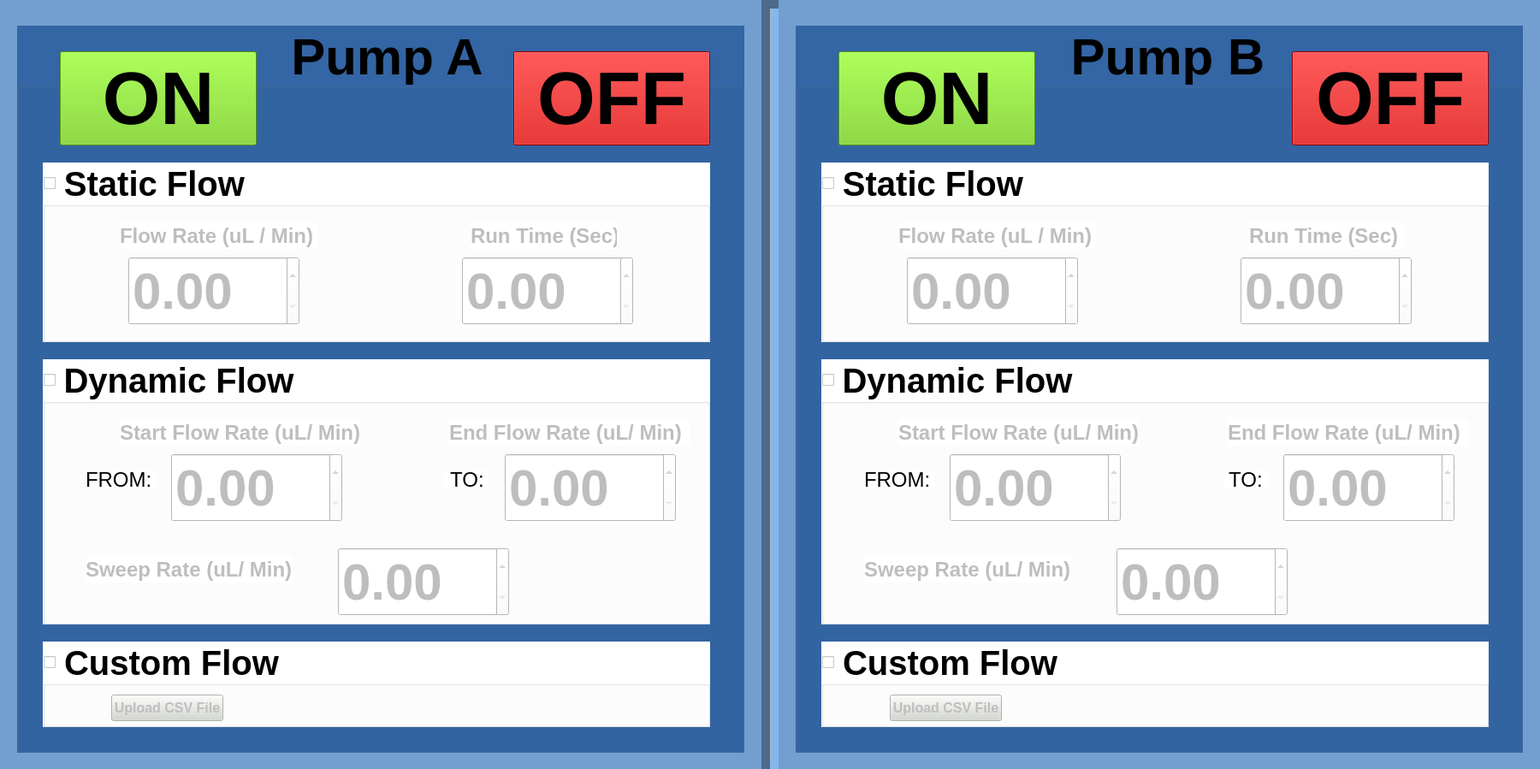
<?xml version="1.0" encoding="UTF-8"?>
<ui version="4.0">
 <class>MainWindow</class>
 <widget class="QMainWindow" name="MainWindow">
  <property name="geometry">
   <rect>
    <x>0</x>
    <y>0</y>
    <width>1800</width>
    <height>899</height>
   </rect>
  </property>
  <property name="maximumSize">
   <size>
    <width>1800</width>
    <height>900</height>
   </size>
  </property>
  <property name="palette">
   <palette>
    <active>
     <colorrole role="Button">
      <brush brushstyle="SolidPattern">
       <color alpha="255">
        <red>114</red>
        <green>159</green>
        <blue>207</blue>
       </color>
      </brush>
     </colorrole>
     <colorrole role="Base">
      <brush brushstyle="SolidPattern">
       <color alpha="255">
        <red>114</red>
        <green>159</green>
        <blue>207</blue>
       </color>
      </brush>
     </colorrole>
     <colorrole role="Window">
      <brush brushstyle="SolidPattern">
       <color alpha="255">
        <red>114</red>
        <green>159</green>
        <blue>207</blue>
       </color>
      </brush>
     </colorrole>
    </active>
    <inactive>
     <colorrole role="Button">
      <brush brushstyle="SolidPattern">
       <color alpha="255">
        <red>114</red>
        <green>159</green>
        <blue>207</blue>
       </color>
      </brush>
     </colorrole>
     <colorrole role="Base">
      <brush brushstyle="SolidPattern">
       <color alpha="255">
        <red>114</red>
        <green>159</green>
        <blue>207</blue>
       </color>
      </brush>
     </colorrole>
     <colorrole role="Window">
      <brush brushstyle="SolidPattern">
       <color alpha="255">
        <red>114</red>
        <green>159</green>
        <blue>207</blue>
       </color>
      </brush>
     </colorrole>
    </inactive>
    <disabled>
     <colorrole role="Button">
      <brush brushstyle="SolidPattern">
       <color alpha="255">
        <red>114</red>
        <green>159</green>
        <blue>207</blue>
       </color>
      </brush>
     </colorrole>
     <colorrole role="Base">
      <brush brushstyle="SolidPattern">
       <color alpha="255">
        <red>114</red>
        <green>159</green>
        <blue>207</blue>
       </color>
      </brush>
     </colorrole>
     <colorrole role="Window">
      <brush brushstyle="SolidPattern">
       <color alpha="255">
        <red>114</red>
        <green>159</green>
        <blue>207</blue>
       </color>
      </brush>
     </colorrole>
    </disabled>
   </palette>
  </property>
  <property name="windowTitle">
   <string>MainWindow</string>
  </property>
  <property name="autoFillBackground">
   <bool>false</bool>
  </property>
  <property name="styleSheet">
   <string notr="true">background-color: rgb(114, 159, 207);</string>
  </property>
  <widget class="QWidget" name="centralWidget">
   <property name="font">
    <font>
     <kerning>true</kerning>
    </font>
   </property>
   <property name="autoFillBackground">
    <bool>false</bool>
   </property>
   <property name="styleSheet">
    <string notr="true">background-color: rgb(114, 159, 207);</string>
   </property>
   <widget class="QGroupBox" name="Pump_A">
    <property name="geometry">
     <rect>
      <x>20</x>
      <y>30</y>
      <width>850</width>
      <height>850</height>
     </rect>
    </property>
    <property name="maximumSize">
     <size>
      <width>850</width>
      <height>850</height>
     </size>
    </property>
    <property name="palette">
     <palette>
      <active>
       <colorrole role="Button">
        <brush brushstyle="SolidPattern">
         <color alpha="255">
          <red>52</red>
          <green>101</green>
          <blue>164</blue>
         </color>
        </brush>
       </colorrole>
       <colorrole role="Base">
        <brush brushstyle="SolidPattern">
         <color alpha="255">
          <red>52</red>
          <green>101</green>
          <blue>164</blue>
         </color>
        </brush>
       </colorrole>
       <colorrole role="Window">
        <brush brushstyle="SolidPattern">
         <color alpha="255">
          <red>52</red>
          <green>101</green>
          <blue>164</blue>
         </color>
        </brush>
       </colorrole>
      </active>
      <inactive>
       <colorrole role="Button">
        <brush brushstyle="SolidPattern">
         <color alpha="255">
          <red>52</red>
          <green>101</green>
          <blue>164</blue>
         </color>
        </brush>
       </colorrole>
       <colorrole role="Base">
        <brush brushstyle="SolidPattern">
         <color alpha="255">
          <red>52</red>
          <green>101</green>
          <blue>164</blue>
         </color>
        </brush>
       </colorrole>
       <colorrole role="Window">
        <brush brushstyle="SolidPattern">
         <color alpha="255">
          <red>52</red>
          <green>101</green>
          <blue>164</blue>
         </color>
        </brush>
       </colorrole>
      </inactive>
      <disabled>
       <colorrole role="Button">
        <brush brushstyle="SolidPattern">
         <color alpha="255">
          <red>52</red>
          <green>101</green>
          <blue>164</blue>
         </color>
        </brush>
       </colorrole>
       <colorrole role="Base">
        <brush brushstyle="SolidPattern">
         <color alpha="255">
          <red>52</red>
          <green>101</green>
          <blue>164</blue>
         </color>
        </brush>
       </colorrole>
       <colorrole role="Window">
        <brush brushstyle="SolidPattern">
         <color alpha="255">
          <red>52</red>
          <green>101</green>
          <blue>164</blue>
         </color>
        </brush>
       </colorrole>
      </disabled>
     </palette>
    </property>
    <property name="font">
     <font>
      <pointsize>45</pointsize>
      <weight>75</weight>
      <bold>true</bold>
     </font>
    </property>
    <property name="mouseTracking">
     <bool>false</bool>
    </property>
    <property name="focusPolicy">
     <enum>Qt::StrongFocus</enum>
    </property>
    <property name="acceptDrops">
     <bool>false</bool>
    </property>
    <property name="layoutDirection">
     <enum>Qt::LeftToRight</enum>
    </property>
    <property name="autoFillBackground">
     <bool>false</bool>
    </property>
    <property name="styleSheet">
     <string notr="true">background-color: rgb(52, 101, 164);
</string>
    </property>
    <property name="title">
     <string>Pump A</string>
    </property>
    <property name="alignment">
     <set>Qt::AlignHCenter|Qt::AlignTop</set>
    </property>
    <property name="flat">
     <bool>true</bool>
    </property>
    <property name="checkable">
     <bool>false</bool>
    </property>
    <property name="checked">
     <bool>false</bool>
    </property>
    <widget class="QGroupBox" name="staticFlow_pumpA">
     <property name="geometry">
      <rect>
       <x>30</x>
       <y>160</y>
       <width>780</width>
       <height>210</height>
      </rect>
     </property>
     <property name="font">
      <font>
       <pointsize>30</pointsize>
       <weight>75</weight>
       <bold>true</bold>
       <kerning>true</kerning>
      </font>
     </property>
     <property name="styleSheet">
      <string notr="true">background-color: rgb(255, 255, 255);</string>
     </property>
     <property name="title">
      <string>Static Flow</string>
     </property>
     <property name="alignment">
      <set>Qt::AlignLeading|Qt::AlignLeft|Qt::AlignVCenter</set>
     </property>
     <property name="checkable">
      <bool>true</bool>
     </property>
     <property name="checked">
      <bool>false</bool>
     </property>
     <widget class="QLabel" name="labelStatic_flowRate_pumpA">
      <property name="geometry">
       <rect>
        <x>90</x>
        <y>70</y>
        <width>231</width>
        <height>31</height>
       </rect>
      </property>
      <property name="font">
       <font>
        <pointsize>18</pointsize>
        <weight>75</weight>
        <bold>true</bold>
       </font>
      </property>
      <property name="text">
       <string>Flow Rate (uL / Min)</string>
      </property>
     </widget>
     <widget class="QLabel" name="labelStatic_runTime_pumpA">
      <property name="geometry">
       <rect>
        <x>500</x>
        <y>70</y>
        <width>171</width>
        <height>31</height>
       </rect>
      </property>
      <property name="font">
       <font>
        <pointsize>18</pointsize>
        <weight>75</weight>
        <bold>true</bold>
       </font>
      </property>
      <property name="text">
       <string>Run Time (Sec)</string>
      </property>
     </widget>
     <widget class="QDoubleSpinBox" name="flow_rate_pumpA">
      <property name="geometry">
       <rect>
        <x>100</x>
        <y>110</y>
        <width>200</width>
        <height>80</height>
       </rect>
      </property>
      <property name="font">
       <font>
        <pointsize>45</pointsize>
        <weight>75</weight>
        <bold>true</bold>
       </font>
      </property>
      <property name="maximum">
       <double>12000.000000000000000</double>
      </property>
      <property name="singleStep">
       <double>0.010000000000000</double>
      </property>
     </widget>
     <widget class="QDoubleSpinBox" name="run_time_pumpA">
      <property name="geometry">
       <rect>
        <x>490</x>
        <y>110</y>
        <width>200</width>
        <height>80</height>
       </rect>
      </property>
      <property name="font">
       <font>
        <pointsize>45</pointsize>
        <weight>75</weight>
        <bold>true</bold>
       </font>
      </property>
      <property name="maximum">
       <double>12000.000000000000000</double>
      </property>
      <property name="singleStep">
       <double>0.010000000000000</double>
      </property>
     </widget>
    </widget>
    <widget class="QGroupBox" name="dynamicFlow_pumpA">
     <property name="geometry">
      <rect>
       <x>30</x>
       <y>390</y>
       <width>780</width>
       <height>310</height>
      </rect>
     </property>
     <property name="palette">
      <palette>
       <active>
        <colorrole role="Button">
         <brush brushstyle="SolidPattern">
          <color alpha="255">
           <red>255</red>
           <green>255</green>
           <blue>255</blue>
          </color>
         </brush>
        </colorrole>
        <colorrole role="Base">
         <brush brushstyle="SolidPattern">
          <color alpha="255">
           <red>255</red>
           <green>255</green>
           <blue>255</blue>
          </color>
         </brush>
        </colorrole>
        <colorrole role="Window">
         <brush brushstyle="SolidPattern">
          <color alpha="255">
           <red>255</red>
           <green>255</green>
           <blue>255</blue>
          </color>
         </brush>
        </colorrole>
       </active>
       <inactive>
        <colorrole role="Button">
         <brush brushstyle="SolidPattern">
          <color alpha="255">
           <red>255</red>
           <green>255</green>
           <blue>255</blue>
          </color>
         </brush>
        </colorrole>
        <colorrole role="Base">
         <brush brushstyle="SolidPattern">
          <color alpha="255">
           <red>255</red>
           <green>255</green>
           <blue>255</blue>
          </color>
         </brush>
        </colorrole>
        <colorrole role="Window">
         <brush brushstyle="SolidPattern">
          <color alpha="255">
           <red>255</red>
           <green>255</green>
           <blue>255</blue>
          </color>
         </brush>
        </colorrole>
       </inactive>
       <disabled>
        <colorrole role="Button">
         <brush brushstyle="SolidPattern">
          <color alpha="255">
           <red>255</red>
           <green>255</green>
           <blue>255</blue>
          </color>
         </brush>
        </colorrole>
        <colorrole role="Base">
         <brush brushstyle="SolidPattern">
          <color alpha="255">
           <red>255</red>
           <green>255</green>
           <blue>255</blue>
          </color>
         </brush>
        </colorrole>
        <colorrole role="Window">
         <brush brushstyle="SolidPattern">
          <color alpha="255">
           <red>255</red>
           <green>255</green>
           <blue>255</blue>
          </color>
         </brush>
        </colorrole>
       </disabled>
      </palette>
     </property>
     <property name="font">
      <font>
       <pointsize>30</pointsize>
       <weight>75</weight>
       <bold>true</bold>
      </font>
     </property>
     <property name="styleSheet">
      <string notr="true">background-color: rgb(255, 255, 255);</string>
     </property>
     <property name="title">
      <string>Dynamic Flow</string>
     </property>
     <property name="checkable">
      <bool>true</bool>
     </property>
     <property name="checked">
      <bool>false</bool>
     </property>
     <widget class="QLabel" name="labelDynamic_from_pumpA">
      <property name="geometry">
       <rect>
        <x>50</x>
        <y>130</y>
        <width>81</width>
        <height>21</height>
       </rect>
      </property>
      <property name="font">
       <font>
        <pointsize>18</pointsize>
        <weight>50</weight>
        <bold>false</bold>
       </font>
      </property>
      <property name="styleSheet">
       <string notr="true">color: rgb(0, 0, 0);</string>
      </property>
      <property name="text">
       <string>FROM:</string>
      </property>
     </widget>
     <widget class="QLabel" name="labelDynamic_to_pumpA">
      <property name="geometry">
       <rect>
        <x>470</x>
        <y>130</y>
        <width>51</width>
        <height>21</height>
       </rect>
      </property>
      <property name="font">
       <font>
        <pointsize>18</pointsize>
        <weight>50</weight>
        <bold>false</bold>
       </font>
      </property>
      <property name="styleSheet">
       <string notr="true">color: rgb(0, 0, 0);</string>
      </property>
      <property name="text">
       <string> TO:</string>
      </property>
     </widget>
     <widget class="QLabel" name="labelDynamic_startFRate_pumpA">
      <property name="geometry">
       <rect>
        <x>90</x>
        <y>70</y>
        <width>281</width>
        <height>31</height>
       </rect>
      </property>
      <property name="font">
       <font>
        <pointsize>18</pointsize>
        <weight>75</weight>
        <bold>true</bold>
       </font>
      </property>
      <property name="text">
       <string>Start Flow Rate (uL/ Min)</string>
      </property>
     </widget>
     <widget class="QLabel" name="labelDynamic_endFRate_pumpA">
      <property name="geometry">
       <rect>
        <x>475</x>
        <y>70</y>
        <width>281</width>
        <height>31</height>
       </rect>
      </property>
      <property name="font">
       <font>
        <pointsize>18</pointsize>
        <weight>75</weight>
        <bold>true</bold>
       </font>
      </property>
      <property name="text">
       <string>End Flow Rate (uL/ Min)</string>
      </property>
     </widget>
     <widget class="QLabel" name="labelDynamic_sweep_pumpA">
      <property name="geometry">
       <rect>
        <x>50</x>
        <y>230</y>
        <width>241</width>
        <height>31</height>
       </rect>
      </property>
      <property name="font">
       <font>
        <pointsize>18</pointsize>
        <weight>75</weight>
        <bold>true</bold>
       </font>
      </property>
      <property name="text">
       <string>Sweep Rate (uL/ Min)</string>
      </property>
     </widget>
     <widget class="QDoubleSpinBox" name="flowRate_start_pumpA">
      <property name="geometry">
       <rect>
        <x>150</x>
        <y>110</y>
        <width>200</width>
        <height>80</height>
       </rect>
      </property>
      <property name="font">
       <font>
        <pointsize>45</pointsize>
        <weight>75</weight>
        <bold>true</bold>
       </font>
      </property>
      <property name="maximum">
       <double>12000.000000000000000</double>
      </property>
      <property name="singleStep">
       <double>0.010000000000000</double>
      </property>
     </widget>
     <widget class="QDoubleSpinBox" name="flowRate_end_pumpA">
      <property name="geometry">
       <rect>
        <x>540</x>
        <y>110</y>
        <width>200</width>
        <height>80</height>
       </rect>
      </property>
      <property name="font">
       <font>
        <pointsize>45</pointsize>
        <weight>75</weight>
        <bold>true</bold>
       </font>
      </property>
      <property name="maximum">
       <double>12000.000000000000000</double>
      </property>
      <property name="singleStep">
       <double>0.010000000000000</double>
      </property>
     </widget>
     <widget class="QDoubleSpinBox" name="dynamic_sweepRate_pumpA">
      <property name="geometry">
       <rect>
        <x>345</x>
        <y>220</y>
        <width>200</width>
        <height>80</height>
       </rect>
      </property>
      <property name="font">
       <font>
        <pointsize>45</pointsize>
        <weight>75</weight>
        <bold>true</bold>
       </font>
      </property>
      <property name="maximum">
       <double>12000.000000000000000</double>
      </property>
      <property name="singleStep">
       <double>0.010000000000000</double>
      </property>
     </widget>
    </widget>
    <widget class="QGroupBox" name="customFlow_pumpA">
     <property name="geometry">
      <rect>
       <x>30</x>
       <y>720</y>
       <width>780</width>
       <height>100</height>
      </rect>
     </property>
     <property name="font">
      <font>
       <pointsize>30</pointsize>
       <weight>75</weight>
       <bold>true</bold>
      </font>
     </property>
     <property name="styleSheet">
      <string notr="true">background-color: rgb(255, 255, 255);</string>
     </property>
     <property name="title">
      <string>Custom Flow</string>
     </property>
     <property name="checkable">
      <bool>true</bool>
     </property>
     <property name="checked">
      <bool>false</bool>
     </property>
     <widget class="QPushButton" name="upload_pumpA">
      <property name="geometry">
       <rect>
        <x>80</x>
        <y>62</y>
        <width>131</width>
        <height>31</height>
       </rect>
      </property>
      <property name="font">
       <font>
        <pointsize>12</pointsize>
        <weight>75</weight>
        <bold>true</bold>
       </font>
      </property>
      <property name="styleSheet">
       <string notr="true">background-color: rgb(211, 215, 207);</string>
      </property>
      <property name="text">
       <string>Upload CSV File</string>
      </property>
     </widget>
    </widget>
    <widget class="QPushButton" name="ON_btn_pumpA">
     <property name="geometry">
      <rect>
       <x>50</x>
       <y>30</y>
       <width>230</width>
       <height>110</height>
      </rect>
     </property>
     <property name="maximumSize">
      <size>
       <width>230</width>
       <height>110</height>
      </size>
     </property>
     <property name="palette">
      <palette>
       <active>
        <colorrole role="Button">
         <brush brushstyle="SolidPattern">
          <color alpha="255">
           <red>115</red>
           <green>210</green>
           <blue>22</blue>
          </color>
         </brush>
        </colorrole>
        <colorrole role="Base">
         <brush brushstyle="SolidPattern">
          <color alpha="255">
           <red>115</red>
           <green>210</green>
           <blue>22</blue>
          </color>
         </brush>
        </colorrole>
        <colorrole role="Window">
         <brush brushstyle="SolidPattern">
          <color alpha="255">
           <red>115</red>
           <green>210</green>
           <blue>22</blue>
          </color>
         </brush>
        </colorrole>
       </active>
       <inactive>
        <colorrole role="Button">
         <brush brushstyle="SolidPattern">
          <color alpha="255">
           <red>115</red>
           <green>210</green>
           <blue>22</blue>
          </color>
         </brush>
        </colorrole>
        <colorrole role="Base">
         <brush brushstyle="SolidPattern">
          <color alpha="255">
           <red>115</red>
           <green>210</green>
           <blue>22</blue>
          </color>
         </brush>
        </colorrole>
        <colorrole role="Window">
         <brush brushstyle="SolidPattern">
          <color alpha="255">
           <red>115</red>
           <green>210</green>
           <blue>22</blue>
          </color>
         </brush>
        </colorrole>
       </inactive>
       <disabled>
        <colorrole role="Button">
         <brush brushstyle="SolidPattern">
          <color alpha="255">
           <red>115</red>
           <green>210</green>
           <blue>22</blue>
          </color>
         </brush>
        </colorrole>
        <colorrole role="Base">
         <brush brushstyle="SolidPattern">
          <color alpha="255">
           <red>115</red>
           <green>210</green>
           <blue>22</blue>
          </color>
         </brush>
        </colorrole>
        <colorrole role="Window">
         <brush brushstyle="SolidPattern">
          <color alpha="255">
           <red>115</red>
           <green>210</green>
           <blue>22</blue>
          </color>
         </brush>
        </colorrole>
       </disabled>
      </palette>
     </property>
     <property name="font">
      <font>
       <pointsize>65</pointsize>
       <weight>75</weight>
       <bold>true</bold>
      </font>
     </property>
     <property name="mouseTracking">
      <bool>true</bool>
     </property>
     <property name="focusPolicy">
      <enum>Qt::ClickFocus</enum>
     </property>
     <property name="styleSheet">
      <string notr="true">background-color: rgb(115, 210, 22);</string>
     </property>
     <property name="text">
      <string>ON</string>
     </property>
     <property name="checkable">
      <bool>false</bool>
     </property>
     <property name="checked">
      <bool>false</bool>
     </property>
     <property name="autoDefault">
      <bool>false</bool>
     </property>
     <property name="default">
      <bool>false</bool>
     </property>
     <property name="flat">
      <bool>false</bool>
     </property>
    </widget>
    <widget class="QPushButton" name="OFF_btn_pumpA">
     <property name="geometry">
      <rect>
       <x>580</x>
       <y>30</y>
       <width>230</width>
       <height>110</height>
      </rect>
     </property>
     <property name="palette">
      <palette>
       <active>
        <colorrole role="Button">
         <brush brushstyle="SolidPattern">
          <color alpha="255">
           <red>200</red>
           <green>0</green>
           <blue>0</blue>
          </color>
         </brush>
        </colorrole>
        <colorrole role="Base">
         <brush brushstyle="SolidPattern">
          <color alpha="255">
           <red>200</red>
           <green>0</green>
           <blue>0</blue>
          </color>
         </brush>
        </colorrole>
        <colorrole role="Window">
         <brush brushstyle="SolidPattern">
          <color alpha="255">
           <red>200</red>
           <green>0</green>
           <blue>0</blue>
          </color>
         </brush>
        </colorrole>
       </active>
       <inactive>
        <colorrole role="Button">
         <brush brushstyle="SolidPattern">
          <color alpha="255">
           <red>200</red>
           <green>0</green>
           <blue>0</blue>
          </color>
         </brush>
        </colorrole>
        <colorrole role="Base">
         <brush brushstyle="SolidPattern">
          <color alpha="255">
           <red>200</red>
           <green>0</green>
           <blue>0</blue>
          </color>
         </brush>
        </colorrole>
        <colorrole role="Window">
         <brush brushstyle="SolidPattern">
          <color alpha="255">
           <red>200</red>
           <green>0</green>
           <blue>0</blue>
          </color>
         </brush>
        </colorrole>
       </inactive>
       <disabled>
        <colorrole role="Button">
         <brush brushstyle="SolidPattern">
          <color alpha="255">
           <red>200</red>
           <green>0</green>
           <blue>0</blue>
          </color>
         </brush>
        </colorrole>
        <colorrole role="Base">
         <brush brushstyle="SolidPattern">
          <color alpha="255">
           <red>200</red>
           <green>0</green>
           <blue>0</blue>
          </color>
         </brush>
        </colorrole>
        <colorrole role="Window">
         <brush brushstyle="SolidPattern">
          <color alpha="255">
           <red>200</red>
           <green>0</green>
           <blue>0</blue>
          </color>
         </brush>
        </colorrole>
       </disabled>
      </palette>
     </property>
     <property name="font">
      <font>
       <pointsize>65</pointsize>
       <weight>75</weight>
       <bold>true</bold>
      </font>
     </property>
     <property name="mouseTracking">
      <bool>true</bool>
     </property>
     <property name="focusPolicy">
      <enum>Qt::ClickFocus</enum>
     </property>
     <property name="styleSheet">
      <string notr="true">background-color: rgb(200, 0, 0);


</string>
     </property>
     <property name="text">
      <string>OFF</string>
     </property>
     <property name="checkable">
      <bool>false</bool>
     </property>
     <property name="checked">
      <bool>false</bool>
     </property>
    </widget>
   </widget>
   <widget class="QGroupBox" name="Pump_B">
    <property name="geometry">
     <rect>
      <x>930</x>
      <y>30</y>
      <width>850</width>
      <height>850</height>
     </rect>
    </property>
    <property name="maximumSize">
     <size>
      <width>850</width>
      <height>850</height>
     </size>
    </property>
    <property name="palette">
     <palette>
      <active>
       <colorrole role="Button">
        <brush brushstyle="SolidPattern">
         <color alpha="255">
          <red>52</red>
          <green>101</green>
          <blue>164</blue>
         </color>
        </brush>
       </colorrole>
       <colorrole role="Base">
        <brush brushstyle="SolidPattern">
         <color alpha="255">
          <red>52</red>
          <green>101</green>
          <blue>164</blue>
         </color>
        </brush>
       </colorrole>
       <colorrole role="Window">
        <brush brushstyle="SolidPattern">
         <color alpha="255">
          <red>52</red>
          <green>101</green>
          <blue>164</blue>
         </color>
        </brush>
       </colorrole>
      </active>
      <inactive>
       <colorrole role="Button">
        <brush brushstyle="SolidPattern">
         <color alpha="255">
          <red>52</red>
          <green>101</green>
          <blue>164</blue>
         </color>
        </brush>
       </colorrole>
       <colorrole role="Base">
        <brush brushstyle="SolidPattern">
         <color alpha="255">
          <red>52</red>
          <green>101</green>
          <blue>164</blue>
         </color>
        </brush>
       </colorrole>
       <colorrole role="Window">
        <brush brushstyle="SolidPattern">
         <color alpha="255">
          <red>52</red>
          <green>101</green>
          <blue>164</blue>
         </color>
        </brush>
       </colorrole>
      </inactive>
      <disabled>
       <colorrole role="Button">
        <brush brushstyle="SolidPattern">
         <color alpha="255">
          <red>52</red>
          <green>101</green>
          <blue>164</blue>
         </color>
        </brush>
       </colorrole>
       <colorrole role="Base">
        <brush brushstyle="SolidPattern">
         <color alpha="255">
          <red>52</red>
          <green>101</green>
          <blue>164</blue>
         </color>
        </brush>
       </colorrole>
       <colorrole role="Window">
        <brush brushstyle="SolidPattern">
         <color alpha="255">
          <red>52</red>
          <green>101</green>
          <blue>164</blue>
         </color>
        </brush>
       </colorrole>
      </disabled>
     </palette>
    </property>
    <property name="font">
     <font>
      <pointsize>45</pointsize>
      <weight>75</weight>
      <bold>true</bold>
     </font>
    </property>
    <property name="autoFillBackground">
     <bool>false</bool>
    </property>
    <property name="styleSheet">
     <string notr="true">background-color: rgb(52, 101, 164);</string>
    </property>
    <property name="title">
     <string>Pump B</string>
    </property>
    <property name="alignment">
     <set>Qt::AlignCenter</set>
    </property>
    <property name="flat">
     <bool>true</bool>
    </property>
    <property name="checkable">
     <bool>false</bool>
    </property>
    <widget class="QGroupBox" name="staticFlow_pumpB">
     <property name="geometry">
      <rect>
       <x>30</x>
       <y>160</y>
       <width>780</width>
       <height>210</height>
      </rect>
     </property>
     <property name="font">
      <font>
       <pointsize>30</pointsize>
       <weight>75</weight>
       <bold>true</bold>
      </font>
     </property>
     <property name="styleSheet">
      <string notr="true">background-color: rgb(255, 255, 255);</string>
     </property>
     <property name="title">
      <string>Static Flow</string>
     </property>
     <property name="alignment">
      <set>Qt::AlignLeading|Qt::AlignLeft|Qt::AlignVCenter</set>
     </property>
     <property name="checkable">
      <bool>true</bool>
     </property>
     <property name="checked">
      <bool>false</bool>
     </property>
     <widget class="QLabel" name="labelStatic_flowRate_pumpB">
      <property name="geometry">
       <rect>
        <x>90</x>
        <y>70</y>
        <width>231</width>
        <height>31</height>
       </rect>
      </property>
      <property name="font">
       <font>
        <pointsize>18</pointsize>
        <weight>75</weight>
        <bold>true</bold>
       </font>
      </property>
      <property name="text">
       <string>Flow Rate (uL / Min)</string>
      </property>
     </widget>
     <widget class="QLabel" name="labelStatic_runTime_pumpB">
      <property name="geometry">
       <rect>
        <x>500</x>
        <y>70</y>
        <width>181</width>
        <height>31</height>
       </rect>
      </property>
      <property name="font">
       <font>
        <pointsize>18</pointsize>
        <weight>75</weight>
        <bold>true</bold>
       </font>
      </property>
      <property name="text">
       <string>Run Time (Sec)</string>
      </property>
     </widget>
     <widget class="QDoubleSpinBox" name="flow_rate_pumpB">
      <property name="geometry">
       <rect>
        <x>100</x>
        <y>110</y>
        <width>200</width>
        <height>80</height>
       </rect>
      </property>
      <property name="font">
       <font>
        <pointsize>45</pointsize>
        <weight>75</weight>
        <bold>true</bold>
       </font>
      </property>
      <property name="maximum">
       <double>12000.000000000000000</double>
      </property>
      <property name="singleStep">
       <double>0.010000000000000</double>
      </property>
     </widget>
     <widget class="QDoubleSpinBox" name="run_time_pumpB">
      <property name="geometry">
       <rect>
        <x>490</x>
        <y>110</y>
        <width>200</width>
        <height>80</height>
       </rect>
      </property>
      <property name="font">
       <font>
        <pointsize>45</pointsize>
        <weight>75</weight>
        <bold>true</bold>
       </font>
      </property>
      <property name="maximum">
       <double>12000.000000000000000</double>
      </property>
      <property name="singleStep">
       <double>0.010000000000000</double>
      </property>
     </widget>
    </widget>
    <widget class="QGroupBox" name="customFlow_pumpB">
     <property name="geometry">
      <rect>
       <x>30</x>
       <y>720</y>
       <width>780</width>
       <height>100</height>
      </rect>
     </property>
     <property name="font">
      <font>
       <pointsize>30</pointsize>
       <weight>75</weight>
       <italic>false</italic>
       <bold>true</bold>
      </font>
     </property>
     <property name="styleSheet">
      <string notr="true">background-color: rgb(255, 255, 255);</string>
     </property>
     <property name="title">
      <string>Custom Flow</string>
     </property>
     <property name="checkable">
      <bool>true</bool>
     </property>
     <property name="checked">
      <bool>false</bool>
     </property>
     <widget class="QPushButton" name="upload_pumpB">
      <property name="geometry">
       <rect>
        <x>80</x>
        <y>62</y>
        <width>131</width>
        <height>31</height>
       </rect>
      </property>
      <property name="font">
       <font>
        <pointsize>12</pointsize>
        <weight>75</weight>
        <bold>true</bold>
       </font>
      </property>
      <property name="styleSheet">
       <string notr="true">background-color: rgb(211, 215, 207);</string>
      </property>
      <property name="text">
       <string>Upload CSV File</string>
      </property>
     </widget>
    </widget>
    <widget class="QPushButton" name="ON_btn_pumpB">
     <property name="geometry">
      <rect>
       <x>50</x>
       <y>30</y>
       <width>230</width>
       <height>110</height>
      </rect>
     </property>
     <property name="font">
      <font>
       <pointsize>65</pointsize>
       <weight>75</weight>
       <bold>true</bold>
      </font>
     </property>
     <property name="mouseTracking">
      <bool>true</bool>
     </property>
     <property name="focusPolicy">
      <enum>Qt::ClickFocus</enum>
     </property>
     <property name="styleSheet">
      <string notr="true">background-color: rgb(115, 210, 22);</string>
     </property>
     <property name="text">
      <string>ON</string>
     </property>
     <property name="checkable">
      <bool>false</bool>
     </property>
     <property name="checked">
      <bool>false</bool>
     </property>
     <property name="autoRepeat">
      <bool>false</bool>
     </property>
    </widget>
    <widget class="QPushButton" name="OFF_btn_pumpB_2">
     <property name="geometry">
      <rect>
       <x>580</x>
       <y>30</y>
       <width>230</width>
       <height>110</height>
      </rect>
     </property>
     <property name="font">
      <font>
       <pointsize>65</pointsize>
       <weight>75</weight>
       <bold>true</bold>
      </font>
     </property>
     <property name="mouseTracking">
      <bool>true</bool>
     </property>
     <property name="focusPolicy">
      <enum>Qt::ClickFocus</enum>
     </property>
     <property name="contextMenuPolicy">
      <enum>Qt::DefaultContextMenu</enum>
     </property>
     <property name="styleSheet">
      <string notr="true">background-color: rgb(200, 0, 0);</string>
     </property>
     <property name="text">
      <string>OFF</string>
     </property>
     <property name="checkable">
      <bool>false</bool>
     </property>
     <property name="checked">
      <bool>false</bool>
     </property>
    </widget>
    <widget class="QGroupBox" name="dynamicFlow_pumpB">
     <property name="geometry">
      <rect>
       <x>30</x>
       <y>390</y>
       <width>780</width>
       <height>310</height>
      </rect>
     </property>
     <property name="font">
      <font>
       <pointsize>30</pointsize>
       <weight>75</weight>
       <bold>true</bold>
      </font>
     </property>
     <property name="styleSheet">
      <string notr="true">background-color: rgb(255, 255, 255);</string>
     </property>
     <property name="title">
      <string>Dynamic Flow</string>
     </property>
     <property name="checkable">
      <bool>true</bool>
     </property>
     <property name="checked">
      <bool>false</bool>
     </property>
     <widget class="QLabel" name="labelDynamic_from_pumpB">
      <property name="geometry">
       <rect>
        <x>50</x>
        <y>130</y>
        <width>81</width>
        <height>21</height>
       </rect>
      </property>
      <property name="font">
       <font>
        <pointsize>18</pointsize>
        <weight>50</weight>
        <bold>false</bold>
       </font>
      </property>
      <property name="styleSheet">
       <string notr="true">color: rgb(0, 0, 0);</string>
      </property>
      <property name="text">
       <string>FROM:</string>
      </property>
     </widget>
     <widget class="QLabel" name="labelDynamic_to_pumpB">
      <property name="geometry">
       <rect>
        <x>470</x>
        <y>130</y>
        <width>51</width>
        <height>21</height>
       </rect>
      </property>
      <property name="font">
       <font>
        <pointsize>18</pointsize>
        <weight>50</weight>
        <bold>false</bold>
       </font>
      </property>
      <property name="styleSheet">
       <string notr="true">color: rgb(0, 0, 0);</string>
      </property>
      <property name="text">
       <string> TO:</string>
      </property>
     </widget>
     <widget class="QLabel" name="labelDynamic_startFRate_pumpB">
      <property name="geometry">
       <rect>
        <x>90</x>
        <y>70</y>
        <width>281</width>
        <height>31</height>
       </rect>
      </property>
      <property name="font">
       <font>
        <pointsize>18</pointsize>
        <weight>75</weight>
        <bold>true</bold>
       </font>
      </property>
      <property name="text">
       <string>Start Flow Rate (uL/ Min)</string>
      </property>
     </widget>
     <widget class="QLabel" name="labelDynamic_endFRate_pumpB">
      <property name="geometry">
       <rect>
        <x>475</x>
        <y>70</y>
        <width>281</width>
        <height>31</height>
       </rect>
      </property>
      <property name="font">
       <font>
        <pointsize>18</pointsize>
        <weight>75</weight>
        <bold>true</bold>
       </font>
      </property>
      <property name="text">
       <string>End Flow Rate (uL/ Min)</string>
      </property>
     </widget>
     <widget class="QLabel" name="labelDynamic_sweep_pumpB">
      <property name="geometry">
       <rect>
        <x>50</x>
        <y>230</y>
        <width>241</width>
        <height>31</height>
       </rect>
      </property>
      <property name="font">
       <font>
        <pointsize>18</pointsize>
        <weight>75</weight>
        <bold>true</bold>
       </font>
      </property>
      <property name="text">
       <string>Sweep Rate (uL/ Min)</string>
      </property>
     </widget>
     <widget class="QDoubleSpinBox" name="flowRate_start_pumpB">
      <property name="geometry">
       <rect>
        <x>150</x>
        <y>110</y>
        <width>200</width>
        <height>80</height>
       </rect>
      </property>
      <property name="font">
       <font>
        <pointsize>45</pointsize>
        <weight>75</weight>
        <bold>true</bold>
       </font>
      </property>
      <property name="maximum">
       <double>12000.000000000000000</double>
      </property>
      <property name="singleStep">
       <double>0.010000000000000</double>
      </property>
     </widget>
     <widget class="QDoubleSpinBox" name="flowRate_end_pumpB">
      <property name="geometry">
       <rect>
        <x>540</x>
        <y>110</y>
        <width>200</width>
        <height>80</height>
       </rect>
      </property>
      <property name="font">
       <font>
        <pointsize>45</pointsize>
        <weight>75</weight>
        <bold>true</bold>
       </font>
      </property>
      <property name="maximum">
       <double>12000.000000000000000</double>
      </property>
      <property name="singleStep">
       <double>0.010000000000000</double>
      </property>
     </widget>
     <widget class="QDoubleSpinBox" name="dynamic_sweepRate_pumpB">
      <property name="geometry">
       <rect>
        <x>345</x>
        <y>220</y>
        <width>200</width>
        <height>80</height>
       </rect>
      </property>
      <property name="font">
       <font>
        <pointsize>45</pointsize>
        <weight>75</weight>
        <bold>true</bold>
       </font>
      </property>
      <property name="maximum">
       <double>12000.000000000000000</double>
      </property>
      <property name="singleStep">
       <double>0.010000000000000</double>
      </property>
     </widget>
    </widget>
   </widget>
   <widget class="Line" name="line">
    <property name="geometry">
     <rect>
      <x>890</x>
      <y>0</y>
      <width>20</width>
      <height>900</height>
     </rect>
    </property>
    <property name="maximumSize">
     <size>
      <width>50</width>
      <height>900</height>
     </size>
    </property>
    <property name="font">
     <font>
      <weight>50</weight>
      <bold>false</bold>
     </font>
    </property>
    <property name="styleSheet">
     <string notr="true">color: rgb(0, 0, 0);
</string>
    </property>
    <property name="frameShadow">
     <enum>QFrame::Sunken</enum>
    </property>
    <property name="lineWidth">
     <number>10</number>
    </property>
    <property name="midLineWidth">
     <number>1</number>
    </property>
    <property name="orientation">
     <enum>Qt::Vertical</enum>
    </property>
   </widget>
  </widget>
 </widget>
 <resources/>
 <connections/>
</ui>
